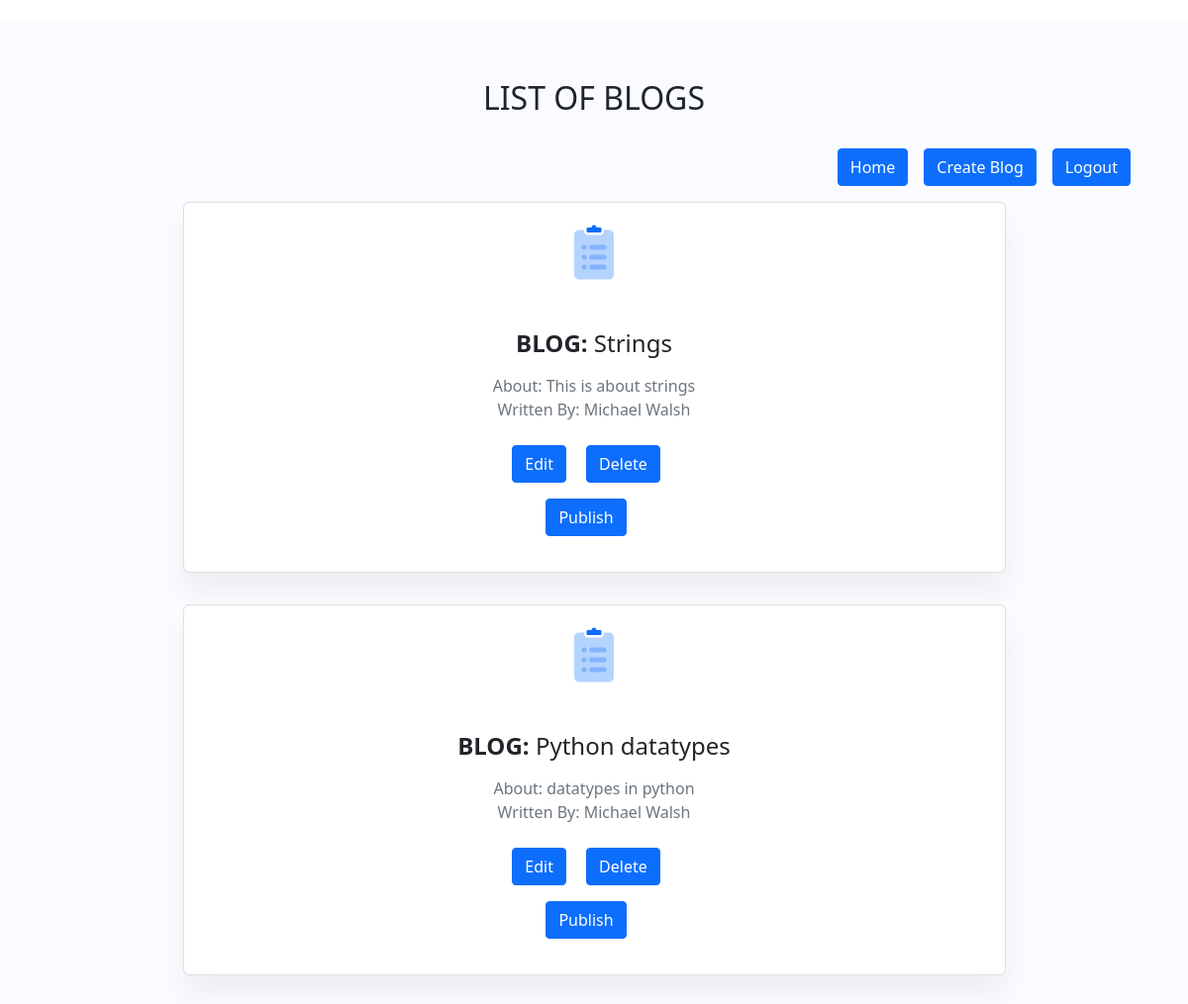
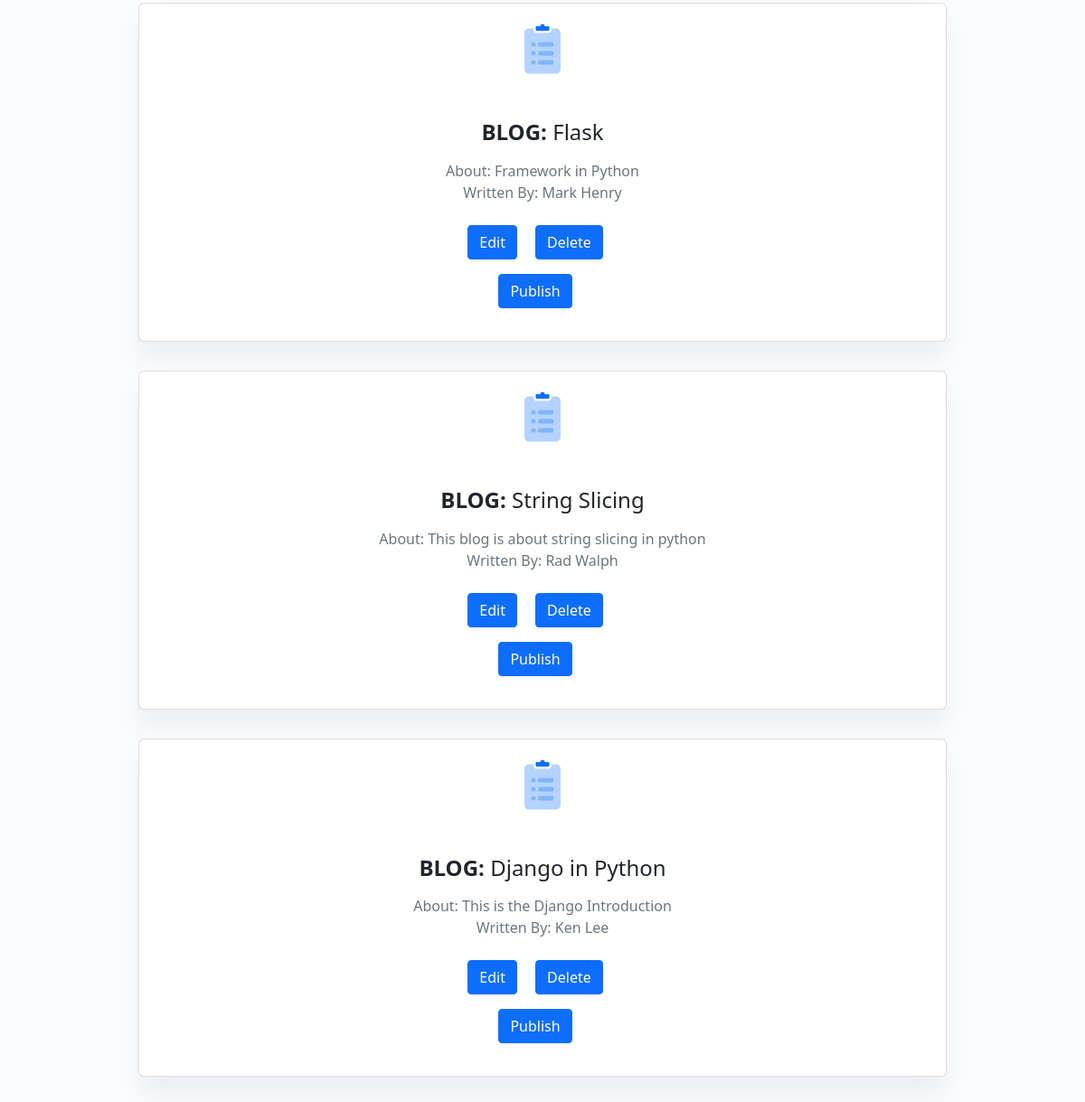
/demo/list, run on an earlier commit of the app's database (2 pictures, top to bottom).
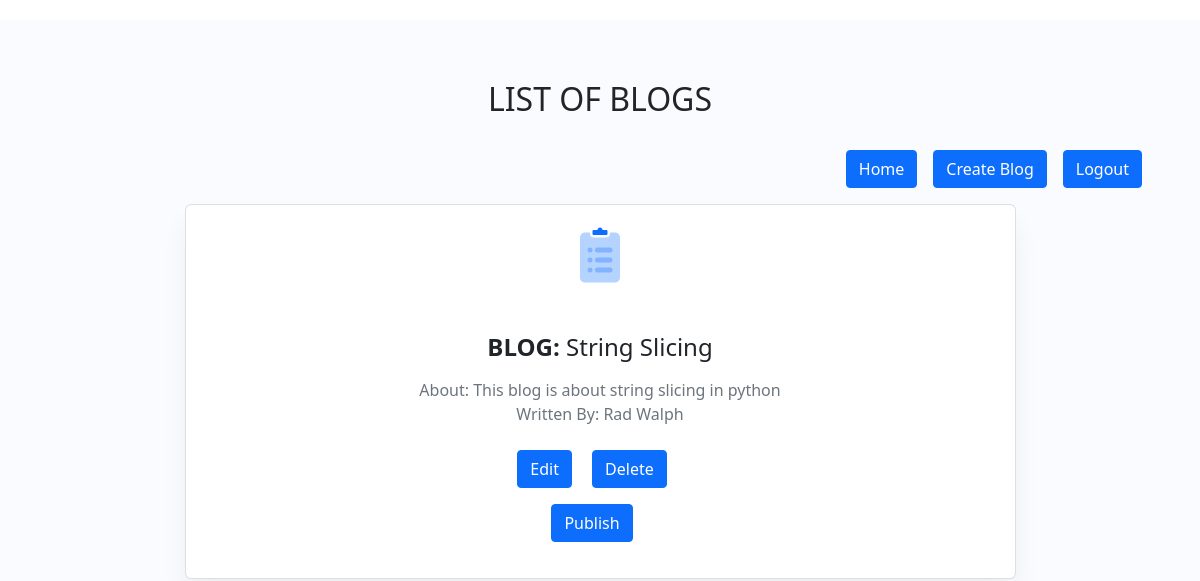
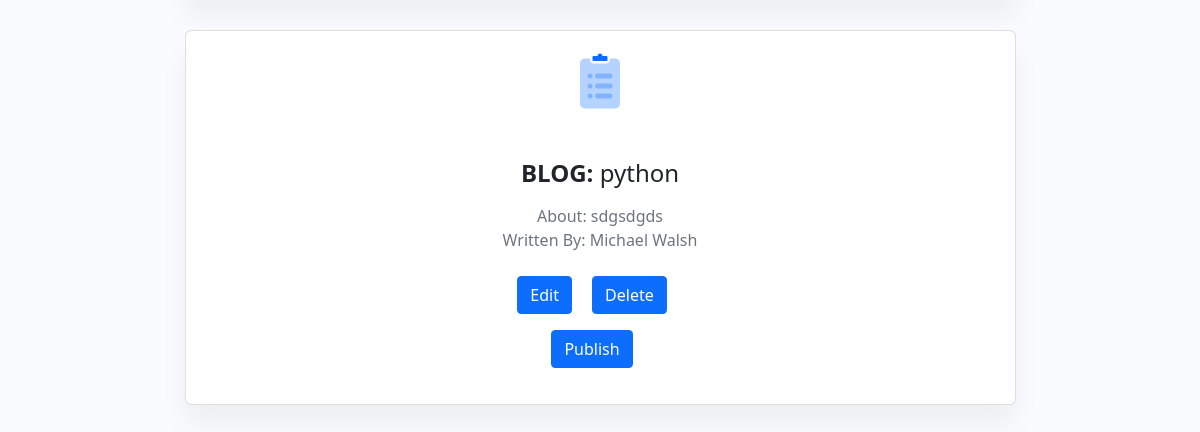
And on a later commit of the database (2 pictures, top to bottom).
### blog/models.py (models this page shows)
class Blog(models.Model):
    title = models.CharField(max_length=100)
    author = models.CharField(max_length=150)
    description = models.TextField()
    is_published = models.BooleanField(default=False)
    published_on = models.DateTimeField()
    class Meta:
        permissions =(
            ('can_publish','Can publish blog'),
        )

### blog/views.py (the view)
# urls.py: path('demo/list',list_blogs,name='list'),
def list_blogs(request):
    blog = Blog.objects.all()
    return render(request,'list.html', {'blog': blog})

### templates/list.html (shortened to what this page needs)
<!DOCTYPE html>
<html lang="en">
<head>
    <link href="https://cdn.jsdelivr.net/npm/bootstrap@5.0.2/dist/css/bootstrap.min.css" rel="stylesheet">
</head>
<body>
    <section class="py-6 bg-light-primary">
        <div class="container">
            <div class="row justify-content-center text-center mb-4">
                <div class="col-xl-6 col-lg-8 col-sm-10">
                    <h2 class="font-weight-bold">LIST OF BLOGS</h2>
                </div>
            </div>
            <div>
                <div class="d-flex flex-row-reverse">
                    <div>
                        <a href="{% url 'user_logout' %}" class="btn btn-primary me-3">
                            Logout
                        </a>
                    </div>
                    <div>
                        <a href="{% url 'class' %}" class="btn btn-primary me-3">
                            Create Blog
                        </a>
                    </div>
                    <div>
                        <a href="{% url 'home' %}" class="btn btn-primary me-3">
                            Home
                        </a>
                    </div>
                </div>
                {% for blog in blog %}
                <div class="row row-cols-lg-3 row-cols-md-2 row-cols-1 text-center justify-content-center px-xl-6 aos-init aos-animate" data-aos="fade-up">
                    <div class="col my-3 w-75">
                        <div class="card border-hover-primary hover-scale">
                            <div class="card-body">
                                <div class="text-primary mb-5">
                                </div>
                                <h4 class="font-weight-bold mb-3"><b>BLOG:</b> {{blog.title}}</h4>
                                <p class="text-muted mb-0">About: {{blog.description}}</p>
                                <p class="text-muted mb-0">Written By: {{blog.author}}</p>
                                <br>
                                <a href = "/demo/{{blog.id}}/update" class="btn btn-primary me-3">Edit</a>  <a href="/demo/{{blog.id}}/delete" class="btn btn-primary me-3">Delete</a>
                                <div class="m-3">
                                <form method = 'post'>
                                    <a href = "/demo/{{blog.id}}/publish" class="btn btn-primary me-3">Publish</a>
                                </form>
                                </div>
                            </div>
                        </div>
                    </div>
                </div>
            </div>
            {% endfor %}
    </section>
</body>
</html>

### templates/list.html (style rules this page uses)
body { margin-top:20px; }
.bg-light-primary { background-color: #f9fbff!important; }
.pb-6, .py-6 { padding-bottom: 3.75rem!important; }
.pt-6, .py-6 { padding-top: 3.75rem!important; }
.hover-scale, .hover-scale:hover { transition: transform .2s ease-in; }
.card { position: relative; display: flex; flex-direction: column; min-width: 0; word-wrap: break-word; background-color: #fff; background-clip: border-box; border: 1px solid rgba(0,0,0,.125); border-radius: .4rem; box-shadow: 0 20px 27px 0 rgb(0 0 0 / 5%); }
.card-body { flex: 1 1 auto; min-height: 1px; padding: 1.25rem; }

What changed in the data, as far as the page shows it:
removed Blog: title "Strings", description "This is about strings", author "Michael Walsh"
removed Blog: title "Python datatypes", description "datatypes in python", author "Michael Walsh"
removed Blog: title "Flask", description "Framework in Python", author "Mark Henry"
removed Blog: title "Django in Python", description "This is the Django Introduction", author "Ken Lee"
added Blog: title "python", description "sdgsdgds", author "Michael Walsh"
